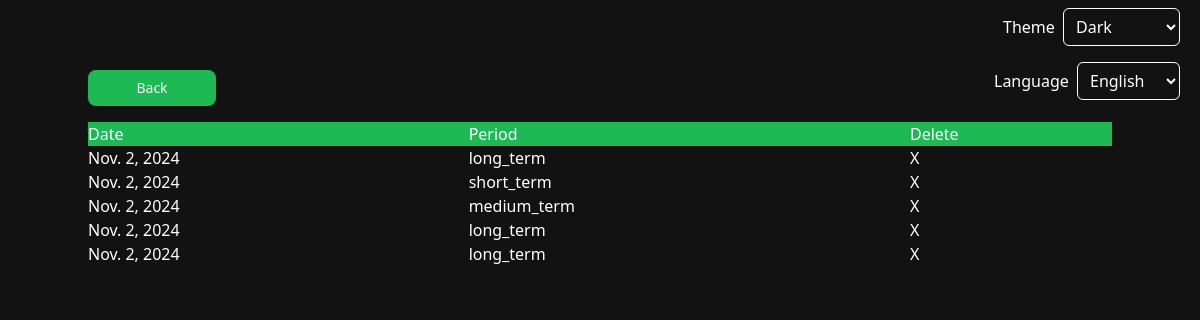
Before: /get-past-wrappeds/ (signed in) with the older database file.
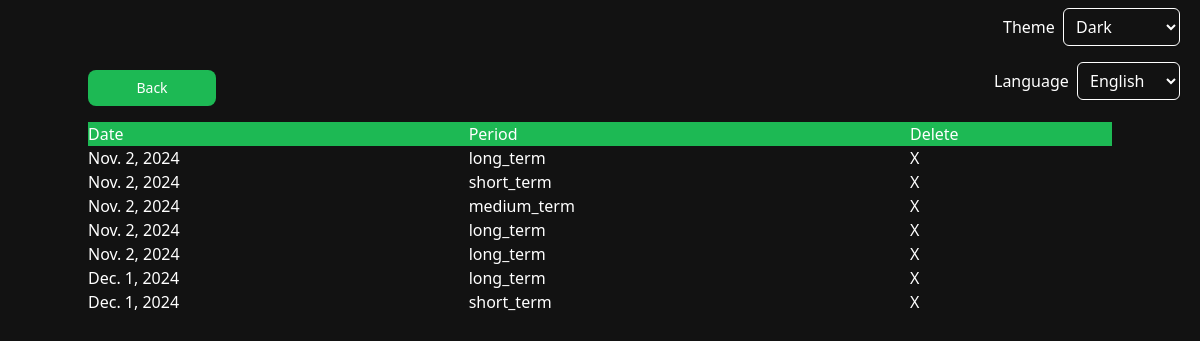
After: the same page with the newer database file.
### app/models.py (models this page shows)
class Wrapped(models.Model):
    date_created = models.DateField()
    time_period = models.CharField(max_length=10, default='')
    data = models.JSONField()
    desc = models.TextField(default='')
    user = models.ForeignKey(User, on_delete=models.CASCADE)

### app/views.py (the view)
# urls.py: path('get-past-wrappeds/', views.get_past_wrappeds, name='past_wraps'),
def get_past_wrappeds(request):
    if request.method == 'GET':
        user = request.user
        wrapped_objs = Wrapped.objects.all().filter(user=user)
        wrappeds = {}
        i = 0
        for wrapped_obj in wrapped_objs:
            wrapped = {
                'id': wrapped_obj.id,
                'date_created': wrapped_obj.date_created,
                'date_formatted': date_format(wrapped_obj.date_created),
                'time_period': wrapped_obj.time_period,
                'image_url': wrapped_obj.data['tracks'].get('1')['album_image']
            }
            wrappeds[i] = wrapped
            i += 1
        return render(request, 'past_wraps.html', {'past_wraps': wrappeds})

### templates/past_wraps.html (shortened to what this page needs)
{% extends "_base.html" %}
{% load i18n %}
{% load compress %}
{% load static %}
{%  block content %}
    <a href="{% url 'profile' %}" class="flex-1">
        <button class="flex flex-col items-center justify-center w-32 focus:outline-none text-text bg-accent font-medium rounded-lg text-sm px-4 py-2">
            <p class="text-center">{% trans "Back" %}</p>
        </button>
    </a>
    {% if past_wraps %}
    <div class="table w-full mt-4">
        <div class="table-header-group bg-accent">
            <div class="table-row text-text pl-2">
                <div class="table-cell text-left">{% trans "Date" %}</div>
                <div class="table-cell text-left">{% trans "Period" %}</div>
                <div class="table-cell text-left">{% trans "Delete" %}</div>
            </div>
        </div>
        <div class="table-row-group">
        {% for key, wrap in past_wraps.items %}
            <div class="text-text table-row text-left">
                <div class="table-cell">
                <a href="{% url 'wrapped' limit=10 period=wrap.time_period %}">
                    <p class=" text-text">{{ wrap.date_formatted }}</p>
                </a>
                </div>
                <div class="table-cell">
                <p class="text-text">{{ wrap.time_period }}</p>
                </div>
                <div class="table-cell">
                <a href="{% url 'delete_wrapped' item_id=wrap.id %}">
                <button class="text-text">X</button>
                </a>
            </div>
            </div>
        {% endfor %}
    </div>
    </div>
    {% else %}
        <span class="text-text bg-accent">{% trans "You have no past wraps." %}</span>
    {% endif %}
{% endblock content %}

Changed rows visible on the page:
added Wrapped: time_period "long_term"
added Wrapped: time_period "short_term"
Other visible differences:
new list line: "Dec. 1, 2024 X"
